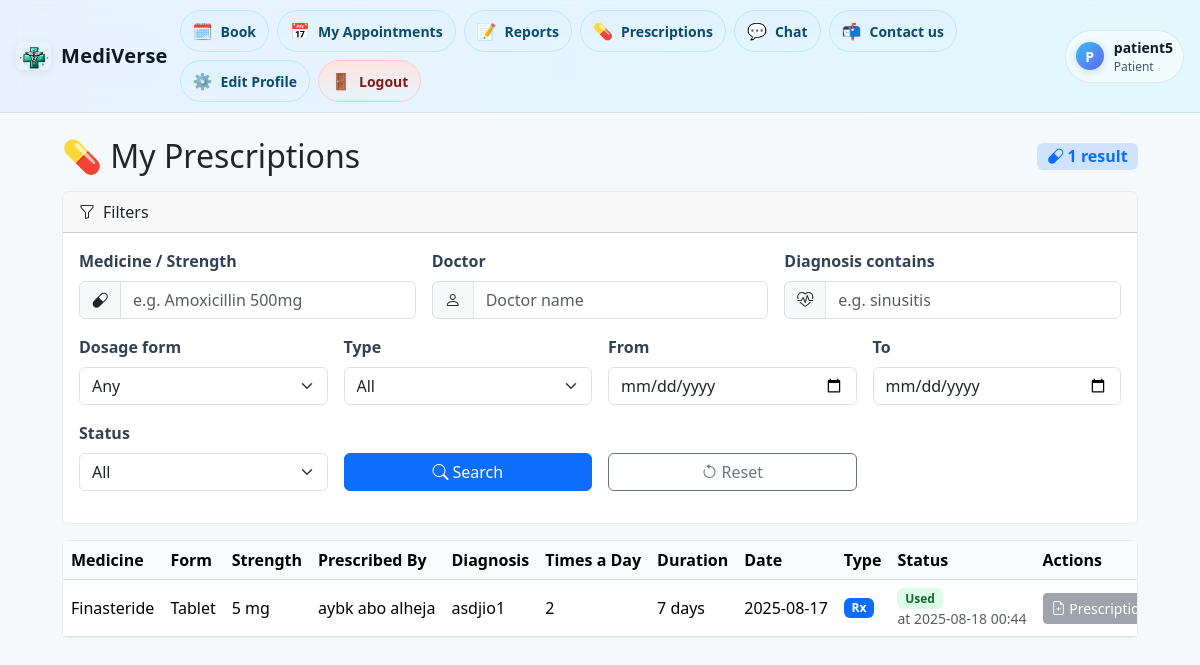
The app's page /labs/Doctors/prescriptions.php (signed in) with its own data.
### tables this page shows
CREATE TABLE `prescribed_medicines` (
  `id` int(11) NOT NULL,
  `report_id` int(11) DEFAULT NULL,
  `medicine_id` int(11) DEFAULT NULL,
  `dosage_form` varchar(120) DEFAULT NULL,
  `strength` varchar(120) DEFAULT NULL,
  `pills_per_day` int(11) DEFAULT NULL,
  `duration_days` int(11) DEFAULT NULL,
  `doctor_id` int(11) NOT NULL,
  `patient_id` int(11) NOT NULL,
  `used_status` enum('ISSUED','USED') NOT NULL DEFAULT 'ISSUED',
  `used_at` datetime DEFAULT NULL
);

CREATE TABLE `medicines` (
  `id` int(11) NOT NULL,
  `name` varchar(100) NOT NULL,
  `generic_name` varchar(120) DEFAULT NULL,
  `dosage_form` varchar(120) DEFAULT NULL,
  `strength` varchar(120) DEFAULT NULL,
  `is_otc` tinyint(1) NOT NULL DEFAULT 0,
  `created_at` datetime NOT NULL DEFAULT current_timestamp(),
  `updated_at` datetime DEFAULT NULL ON UPDATE current_timestamp(),
  `is_prescription_required` tinyint(1) DEFAULT 0
);

CREATE TABLE `users` (
  `id` int(11) NOT NULL,
  `name` varchar(100) NOT NULL,
  `username` varchar(50) NOT NULL,
  `email` varchar(100) NOT NULL,
  `email_verified` tinyint(1) NOT NULL DEFAULT 0,
  `verify_token` varchar(255) DEFAULT NULL,
  `verify_expires` datetime DEFAULT NULL,
  `profile_image` varchar(255) DEFAULT NULL,
  `phone` varchar(20) DEFAULT NULL,
  `location` varchar(100) DEFAULT NULL,
  `password` varchar(255) NOT NULL,
  `temp_password` tinyint(1) DEFAULT 0,
  `role` enum('patient','doctor','admin') DEFAULT 'patient',
  `gender` enum('male','female','other') DEFAULT NULL,
  `height_cm` decimal(5,2) DEFAULT NULL,
  `weight_kg` decimal(5,2) DEFAULT NULL,
  `bmi` decimal(5,2) DEFAULT NULL,
  `date_of_birth` date DEFAULT NULL,
  `license_number` varchar(50) DEFAULT NULL,
  `specialization_id` int(11) DEFAULT NULL,
  `is_active` tinyint(1) NOT NULL DEFAULT 1,
  `created_at` timestamp NOT NULL DEFAULT current_timestamp(),
  `reset_token` varchar(255) DEFAULT NULL,
  `token_expiry` datetime DEFAULT NULL,
  `user_id` int(10) NOT NULL,
  `block_reason` text DEFAULT NULL,
  `blocked_at` datetime DEFAULT NULL,
  `is_blocked` tinyint(1) DEFAULT 0,
  `user_deleted` tinyint(1) DEFAULT 0,
  `delete_reason` text DEFAULT NULL,
  `blocked_by` int(11) DEFAULT NULL,
  `deleted_by` int(11) DEFAULT NULL,
  `deleted_reason` varchar(255) DEFAULT NULL,
  `verification_code` varchar(10) DEFAULT NULL,
  `is_activated` tinyint(1) NOT NULL DEFAULT 0
);

CREATE TABLE `medical_reports` (
  `id` int(11) NOT NULL,
  `doctor_id` int(11) NOT NULL,
  `appointment_id` int(11) DEFAULT NULL,
  `diagnosis` text DEFAULT NULL,
  `created_at` datetime DEFAULT current_timestamp(),
  `patient_id` int(11) NOT NULL,
  `description` text NOT NULL
);

### labs/Doctors/prescriptions.php (the view, shortened to what this page needs)
<?php
require_once 'config.php';
require 'navbar_loggedin.php';
$patient_id = (int)$_SESSION['user_id'];
$qMedicine = trim($_GET['q'] ?? '');
$qDoctor   = trim($_GET['doctor'] ?? '');
$qDiag     = trim($_GET['diag'] ?? '');
$qFrom     = trim($_GET['from'] ?? '');
$qTo       = trim($_GET['to'] ?? '');
$sql = "
    SELECT
        pm.id                       AS pm_id,
        m.name                      AS medicine_name,
        COALESCE(m.dosage_form,'')  AS dosage_form,
        COALESCE(m.strength,'')     AS strength,
        m.is_prescription_required,
        pm.pills_per_day,
        pm.duration_days,
        pm.used_status,
        pm.used_at,
        mr.diagnosis,
        mr.created_at,
        d.name                      AS doctor_name
    FROM prescribed_medicines pm
    JOIN medical_reports mr ON pm.report_id = mr.id
    JOIN users d            ON mr.doctor_id = d.id
    JOIN medicines m        ON pm.medicine_id = m.id
    WHERE pm.patient_id = ?
";
$types  = "i";
$params = [$patient_id];
$sql .= " ORDER BY mr.created_at DESC";
$stmt = $conn->prepare($sql);
$bind = [];
$bind[] = & $types;
foreach ($params as $k => $v) { $bind[] = & $params[$k]; }
call_user_func_array([$stmt, 'bind_param'], $bind);
$stmt->execute();
$result = $stmt->get_result();
$count  = $result ? $result->num_rows : 0;
?>
<!DOCTYPE html>
<html>
<head>
    <link href="https://cdn.jsdelivr.net/npm/bootstrap@5.3.2/dist/css/bootstrap.min.css" rel="stylesheet">
    <link href="https://cdn.jsdelivr.net/npm/bootstrap-icons@1.11.3/font/bootstrap-icons.css" rel="stylesheet">
</head>
<body>
<div class="container page-wrap my-4">
    <div class="d-flex justify-content-between align-items-center mb-3">
        <h2 class="m-0">💊 My Prescriptions</h2>
        <span class="badge bg-primary-subtle text-primary fs-6">
            <i class="bi bi-capsule me-1"></i><?= (int)$count ?> result<?= $count===1?'':'s' ?>
        </span>
    </div>
    <div class="card mb-3">
        <div class="card-header d-flex align-items-center">
            <i class="bi bi-funnel me-2"></i> Filters
        </div>
        <div class="card-body">
            <form method="get" class="row g-3 filters">
                <div class="col-md-4">
                    <label class="form-label">Medicine / Strength</label>
                    <div class="input-group">
                        <span class="input-group-text"><i class="bi bi-capsule"></i></span>
                        <input type="text" name="q" class="form-control" placeholder="e.g. Amoxicillin 500mg"
                               value="<?= htmlspecialchars($qMedicine) ?>">
                    </div>
                </div>
                <div class="col-md-4">
                    <label class="form-label">Doctor</label>
                    <div class="input-group">
                        <span class="input-group-text"><i class="bi bi-person"></i></span>
                        <input type="text" name="doctor" class="form-control" placeholder="Doctor name"
                               value="<?= htmlspecialchars($qDoctor) ?>">
                    </div>
                </div>
                <div class="col-md-4">
                    <label class="form-label">Diagnosis contains</label>
                    <div class="input-group">
                        <span class="input-group-text"><i class="bi bi-heart-pulse"></i></span>
                        <input type="text" name="diag" class="form-control" placeholder="e.g. sinusitis"
                               value="<?= htmlspecialchars($qDiag) ?>">
                    </div>
                </div>
                <div class="col-md-3">
                    <label class="form-label">Dosage form</label>
                    <select name="form" class="form-select">
                        <option value="">Any</option>
                    </select>
                </div>
                <div class="col-md-3">
                    <label class="form-label">Type</label>
                    <select name="rx" class="form-select">
                        <option value="">All</option>
                    </select>
                </div>
                <div class="col-md-3">
                    <label class="form-label">From</label>
                    <input type="date" name="from" class="form-control" value="<?= htmlspecialchars($qFrom) ?>">
                </div>
                <div class="col-md-3">
                    <label class="form-label">To</label>
                    <input type="date" name="to" class="form-control" value="<?= htmlspecialchars($qTo) ?>">
                </div>
                <div class="col-md-3">
                    <label class="form-label">Status</label>
                    <select name="status" class="form-select">
                        <option value="">All</option>
                    </select>
                </div>
                <div class="col-md-3 d-grid">
                    <button class="btn btn-primary"><i class="bi bi-search me-1"></i>Search</button>
                </div>
                <div class="col-md-3 d-grid">
                    <a href="<?= htmlspecialchars($_SERVER['PHP_SELF']) ?>" class="btn btn-outline-secondary">
                        <i class="bi bi-arrow-counterclockwise me-1"></i>Reset
                    </a>
                </div>
            </form>
        </div>
    </div>
    <?php if ($count === 0): ?>
        <div class="card">
            <div class="card-body text-center empty">
                <i class="bi bi-clipboard-x fs-2 mb-2 d-block"></i>
                No prescriptions match your filters.
            </div>
        </div>
    <?php else: ?>
        <div class="card">
            <div class="table-responsive">
                <table class="table table-hover align-middle mb-0">
                    <thead>
                        <tr>
                            <th>Medicine</th>
                            <th>Form</th>
                            <th>Strength</th>
                            <th>Prescribed By</th>
                            <th>Diagnosis</th>
                            <th>Times a Day</th>
                            <th>Duration</th>
                            <th>Date</th>
                            <th>Type</th>
                            <th>Status</th>
                            <th style="min-width:280px;">Actions</th>
                        </tr>
                    </thead>
                    <tbody>
                        <?php while ($row = $result->fetch_assoc()):
                            $name     = $row['medicine_name'] ?? '';
                            $form     = $row['dosage_form'] ?? '';
                            $strength = $row['strength'] ?? '';
                            $isRx     = (int)$row['is_prescription_required'] === 1;
                            $status   = $row['used_status'] ?? 'ISSUED';
                            $usedAt   = $row['used_at'] ? date("Y-m-d H:i", strtotime($row['used_at'])) : null;
                            $badgeClass = 'status-issued';
                            $badgeText  = 'Issued';
                            if ($status === 'USED') { $badgeClass = 'status-used'; $badgeText = 'Used'; }
                        ?>
                        <tr>
                            <td><?= htmlspecialchars($name) ?></td>
                            <td><?= htmlspecialchars($form !== '' ? $form : '—') ?></td>
                            <td><?= htmlspecialchars($strength !== '' ? $strength : '—') ?></td>
                            <td><?= htmlspecialchars($row['doctor_name']) ?></td>
                            <td><?= htmlspecialchars($row['diagnosis']) ?></td>
                            <td><?= (int)$row['pills_per_day'] ?></td>
                            <td><?= (int)$row['duration_days'] ?> days</td>
                            <td><?= htmlspecialchars(date("Y-m-d", strtotime($row['created_at']))) ?></td>
                            <td>
                                <?php if ($isRx): ?>
                                    <span class="badge badge-rx">Rx</span>
                                <?php else: ?>
                                    <span class="badge badge-otc">OTC</span>
                                <?php endif; ?>
                            </td>
                            <td>
                                <span class="badge badge-status <?= $badgeClass ?>"><?= $badgeText ?></span>
                                <?php if ($status === 'USED' && $usedAt): ?>
                                    <div class="small text-muted">at <?= htmlspecialchars($usedAt) ?></div>
                                <?php endif; ?>
                            </td>
                            <td>
                                <?php if ($isRx): ?>
                                    <?php if ($status === 'ISSUED'): ?>
                                        <button type="button"
                                                class="btn btn-sm btn-outline-primary me-1 rx-open-btn"
                                                data-pm-id="<?= (int)$row['pm_id'] ?>">
                                            <i class="bi bi-file-earmark-plus"></i> Prescription (one-time)
                                        </button>
                                    <?php else: ?>
                                        <button class="btn btn-sm btn-secondary me-1" disabled>
                                            <i class="bi bi-file-earmark-plus"></i> Prescription
                                        </button>
                                    <?php endif; ?>
                                <?php endif; ?>
                            </td>
                        </tr>
                        <?php endwhile; ?>
                    </tbody>
                </table>
            </div>
        </div>
    <?php endif; ?>
</div>
</body>
</html>

### labs/Doctors/navbar_loggedin.php (style rules this page uses)
:root { --bg: rgba(255,255,255,.65); --bg-dark: rgba(17,24,39,.65); --fg: #0f172a; --fg-subtle:#475569; --ring: rgba(59,130,246,.35); }

### labs/Doctors/prescriptions.php (style rules this page uses)
.table { table-layout: auto; width: 100%; }
.table th, .table td { white-space: nowrap; }
body { background:#f6f9fc; }
.page-wrap { max-width: 1100px; }
.card { border: 1px solid #e9ecef; }
.filters .form-label { font-weight: 600; color: #334155; }
.table thead th { background:#f8fafc; }
.badge-rx { background:#0d6efd; }
.badge-status { font-weight:600; }
.status-used { background:#dcfce7; color:#166534; }

### records on screen
prescribed_medicines: medicine.name "Finasteride", form "Tablet", strength "5 mg", doctor.name "aybk abo alheja", report.diagnosis "asdjio1", pills_per_day "2", duration_days "7", report.created_at "2025-08-17", used_status "Used", used_at "2025-08-18 00:44", shows "Prescription"

### other values on screen
$initial "P"
$name ?: 'User' "patient5"
$role "Patient"
$count "1"
